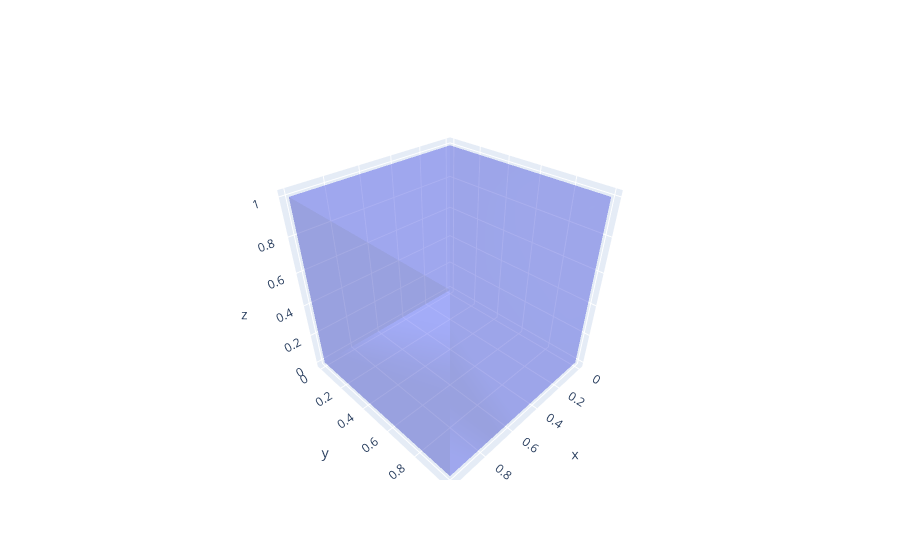

Here is the notebook cell this chart was saved with:
### Code cell
fig = go.Figure(data=[
    go.Mesh3d(
        # 8 vertices of a cube
        x=[0, 0, 1, 1, 0, 0, 1, 1],
        y=[0, 1, 1, 0, 0, 1, 1, 0],
        z=[0, 0, 0, 0, 1, 1, 1, 1],
        
        # Intensity of each vertex, which will be interpolated and color-coded
        # i, j and k give the vertices of triangles
        i = [7, 0, 0, 0, 4, 4, 6, 6, 4, 0, 3, 2],
        j = [3, 4, 1, 2, 5, 6, 5, 2, 0, 1, 6, 3],
        k = [0, 7, 2, 3, 6, 7, 1, 1, 5, 5, 7, 6],
        name='y',
        showscale=True,
        opacity=0.3
    )
])

fig.show()

### Figure 1 — Plotly figure (JSON) as saved in the notebook; plotly's stock layout.template omitted (floating-point values rounded to 4 significant figures)
{"data": [{"i": [7, 0, 0, 0, 4, 4, 6, 6, 4, 0, 3, 2], "j": [3, 4, 1, 2, 5, 6, 5, 2, 0, 1, 6, 3], "k": [0, 7, 2, 3, 6, 7, 1, 1, 5, 5, 7, 6], "name": "y", "opacity": 0.3, "showscale": true, "type": "mesh3d", "x": [0, 0, 1, 1, 0, 0, 1, 1], "y": [0, 1, 1, 0, 0, 1, 1, 0], "z": [0, 0, 0, 0, 1, 1, 1, 1]}], "layout": {}}
